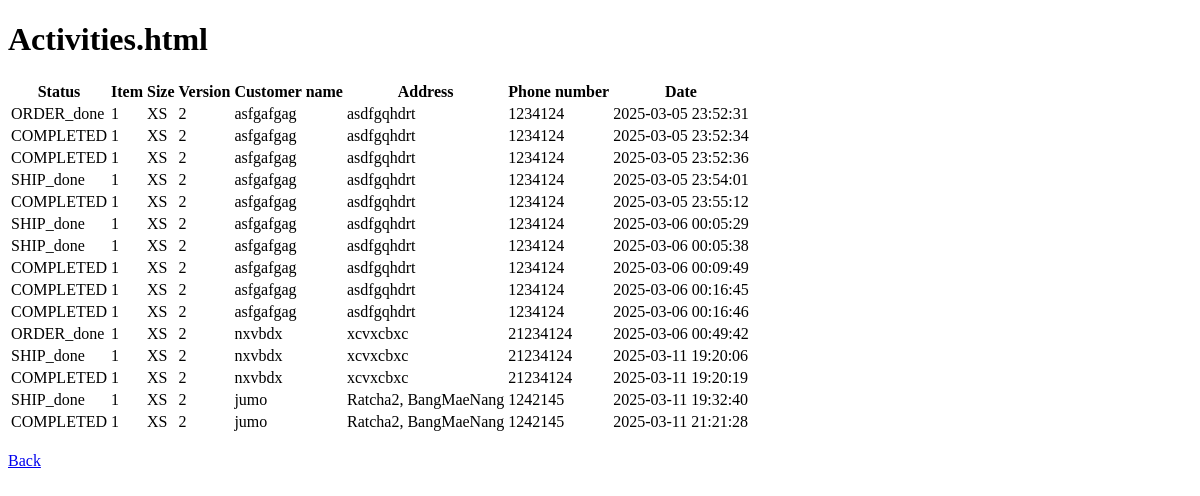
The page /activities on the database as committed earlier.
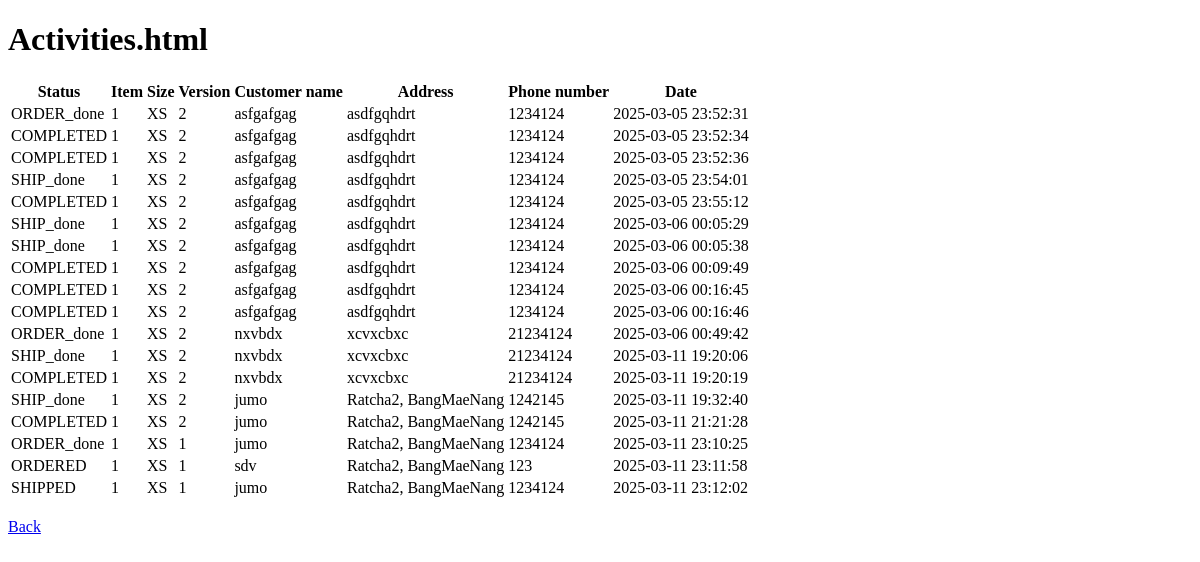
The same page on the database as committed later.
### tables this page shows
CREATE TABLE "activities"
(
    ID           INTEGER
        primary key autoincrement,
    Status       TEXT default 'ORDERED' not null,
    Item         TEXT                   not null,
    Size         TEXT                   not null,
    Version      TEXT                   not null,
    CustomerName TEXT                   not null,
    Address      TEXT                   not null,
    PhoneNumber  NUMERIC                not null,
    Date         CURRENT_TIMESTAMP      not null,
    item_id      integer                not null
);

### app.py (the view)
@app.route('/activities')
def activities():
    con = sqlite3.connect("endless.db")
    con.row_factory = sqlite3.Row
    db = con.cursor()
    activities = db.execute("SELECT * FROM activities ORDER BY Date").fetchall()
    return render_template('activities.html', activities=activities)

### templates/activities.html (shortened to what this page needs)
<!DOCTYPE html>
<html lang="en">
<head>
</head>
<header>
    <h1>Activities.html</h1>
</header>
<body>
{% if not activities %}
<p>No activities found</p>
{% else %}
<table>
    <thead>
    <th>Status</th>
    <th>Item</th>
    <th>Size</th>
    <th>Version</th>
    <th>Customer name</th>
    <th>Address</th>
    <th>Phone number</th>
    <th>Date</th>
    </thead>
    <tbody>
    {% for activity in activities %}
    <tr>
        <td>{{ activity.status }}</td>
        <td>{{ activity.item }}</td>
        <td>{{ activity.size }}</td>
        <td>{{ activity.version }}</td>
        <td>{{ activity.CustomerName }}</td>
        <td>{{ activity.address }}</td>
        <td>{{ activity.PhoneNumber }}</td>
        <td>{{ activity.date }}</td>
    </tr>
    {% endfor %}
    </tbody>
</table>
{% endif %}
</body>
<footer>
    <br>
    <a href="/">Back</a>
</footer>
</html>

Rows that differ between the two databases and show on the page:
added activities: status "ORDER_done", item "1", size "XS", version "1", CustomerName "jumo", address "Ratcha2, BangMaeNang", PhoneNumber "1234124", date "2025-03-11 23:10:25"
added activities: status "ORDERED", item "1", size "XS", version "1", CustomerName "sdv", address "Ratcha2, BangMaeNang", PhoneNumber "123", date "2025-03-11 23:11:58"
added activities: status "SHIPPED", item "1", size "XS", version "1", CustomerName "jumo", address "Ratcha2, BangMaeNang", PhoneNumber "1234124", date "2025-03-11 23:12:02"
